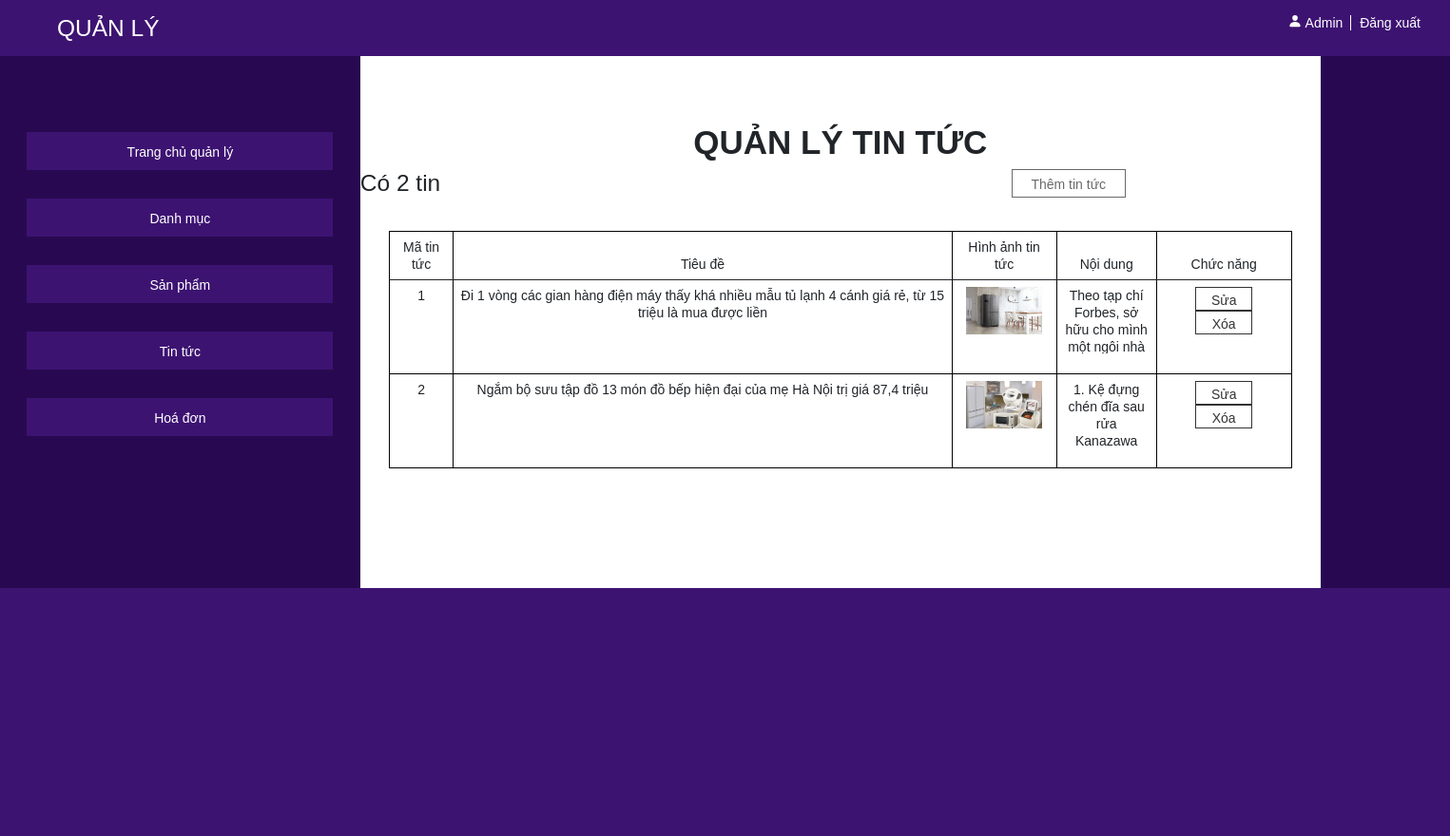
The app's page /Admin/Index.php?module=tintuc with its own data.
### tables this page shows
CREATE TABLE `tbl_tintuc` (
  `matt` int(11) NOT NULL,
  `tentt` varchar(255) NOT NULL,
  `anhtt` varchar(255) NOT NULL,
  `noidung` mediumtext NOT NULL
);

### Admin/Models/clsDatabase.php (called while the page is built, shortened)
<?php
class clsDatabase{
    public $conn = NULL;
    function __construct()
    {
        $servername = "localhost:3306";
        $user = "root";
        $pass = "";
        try{
            $this->conn = new PDO("mysql:host=$servername;dbname=dien_may_xanh",$user,$pass);
            $this->conn->query("SET NAMES UTF8");
        }
        catch(PDOException $e){
            echo "<p>" . $e->getMessage() . "</p>";
            die ("<p>LỖI KẾT NỐI CSDL</p>");
        }
    }
    function ThucthiSQL($sql, $param=NULL)
    {
        $ketqua=FALSE;
        $this->pdo_stm = $this->conn->prepare($sql);
        if($param==NULL)
            $ketqua = $this->pdo_stm->execute();
        else
            $ketqua = $this->pdo_stm->execute($param);
        return $ketqua;
    }
}
?>

### Admin/Models/clsTinTuc.php (called while the page is built, shortened)
<?php
require_once("clsDatabase.php");
class clsTinTuc extends clsDatabase
{
    function __construct()
    {
        parent::__construct();
    }
    public function LayDSTT()
    {
        $sql = "SELECT * FROM tbl_tintuc";
        $ketqua = $this->ThucthiSQL($sql);
        if($ketqua==TRUE)
            $this->data = $this->pdo_stm->fetchAll();
        return $ketqua;
    }
}
?>

### Admin/ViewS/TinTuc/vTinTuc.php (the view, shortened to what this page needs)
<div class="text-header"><h1>QUẢN LÝ TIN TỨC</h1></div>
<a href="?module=<?=$module?>&act=add" class="bt_them"><div>Thêm tin tức</div></a>
<?php
$rows = $tintuc->data;
$n = count($rows);
echo "<h3>Có $n tin</h3>"
?>
<table class="table" style="width: 950px; text-align: center; margin-left: auto; margin-right: auto; margin-top: 35px;">
    <thead>
        <tr>
            <th scope="col" class="tb_text">Mã tin tức</th>
            <th scope="col" class="tb_text">Tiêu đề</th>
            <th scope="col" class="tb_text">Hình ảnh tin tức</th>
            <th scope="col" class="tb_text">Nội dung</th>
            <th scope="col" class="tb_text">Chức năng</th>
        </tr>
    </thead>
    <tbody>
        <?php
            foreach($rows as $row)
            {
        ?>
            <tr>
                <td class="tb_text"><?=$row['matt']?></td>
                <td class="tb_text"><?=$row['tentt']?></td>
                <td class="tb_text" align="center">
                    <img src="Assets/IMG/TinTuc/<?=$row["anhtt"]?>" width="80">
                </div>
                <td class="tb_text" style=""><p style=" max-width: 90px; max-height: 70px; text-overflow: ellipsis; overflow: hidden;"><?=$row['noidung']?></p></td>
                <td class="tb_text">
                    <a href="?module=<?=$module?>&act=edit&id=<?=$row["matt"]?>" class="chuc_nang">Sửa</a>
                    <a href="?module=<?=$module?>&act=xldelete&id=<?=$row["matt"]?>" class="chuc_nang"
                        onClick="return confirm('Chắc chắn xóa?')">Xóa</a>
                </td>
        <?php
            }
        ?>

### Admin/Assets/CSS/style.css (style rules this page uses)
* { font-size:12px; font:14px/18px Arial,Helvetica,sans-serif; margin:0px; padding:0px; box-sizing:border-box; }
.text-header { text-align: center; margin-top: 70px; }
.text-header h1 { font-weight: bold; }
.tb_text { border: 1px solid black; }
.chuc_nang { text-decoration: none; display: inline-block; border: 1px solid #333; margin-left: 5px; margin-right: 5px; width: 60px; height: 25px; padding-top: 4px; color: #333; }
.bt_them div { text-decoration: none; border: 1px solid dimgray; width: 120px; height: 30px; float: right; text-align: center; padding-top: 6px; margin-right: 205px; color: dimgray; }
.table { border: 1px solid black; }

### records on screen
tbl_tintuc: matt "1", tentt "Đi 1 vòng các gian hàng điện máy thấy khá nhiều mẫu tủ lạnh 4 cánh giá rẻ, từ 15 triệu là mua được liền", anhtt (picture), noidung "Theo tạp chí Forbes, sở hữu cho mình một ngôi nhà…"
tbl_tintuc: matt "2", tentt "Ngắm bộ sưu tập đồ 13 món đồ bếp hiện đại của mẹ Hà Nội trị giá 87,4 triệu", anhtt (picture), noidung "1. Kệ đựn…"

### other values on screen
$n "2"
